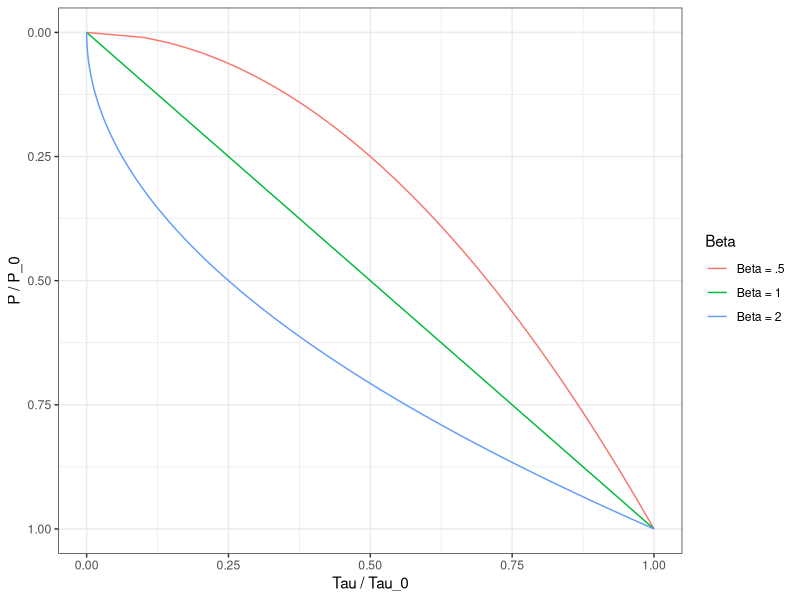
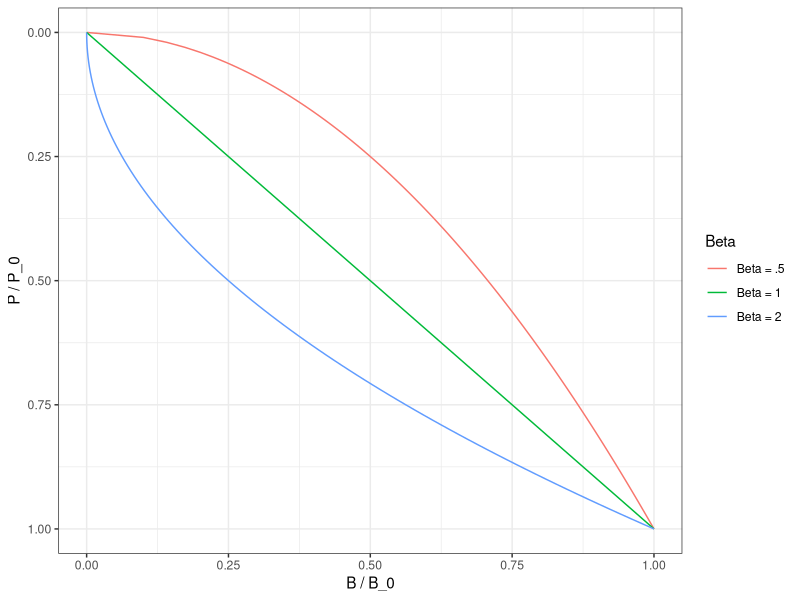
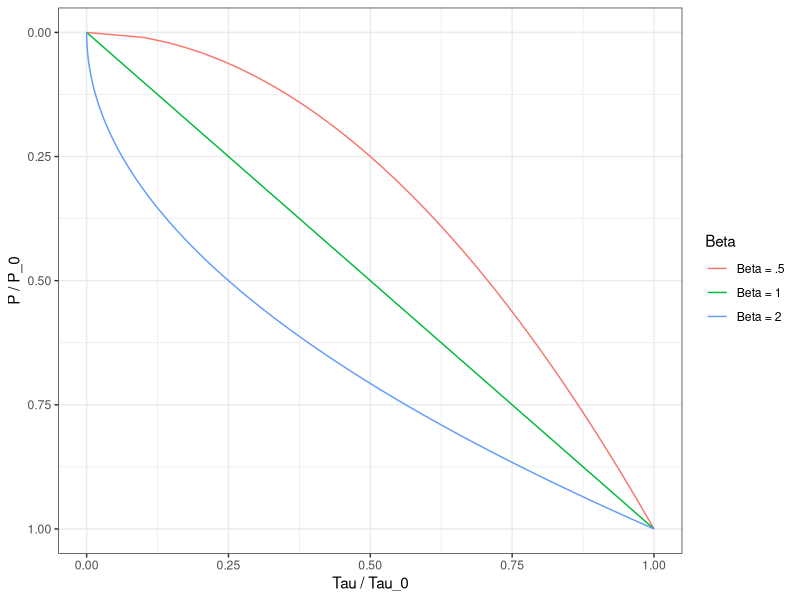
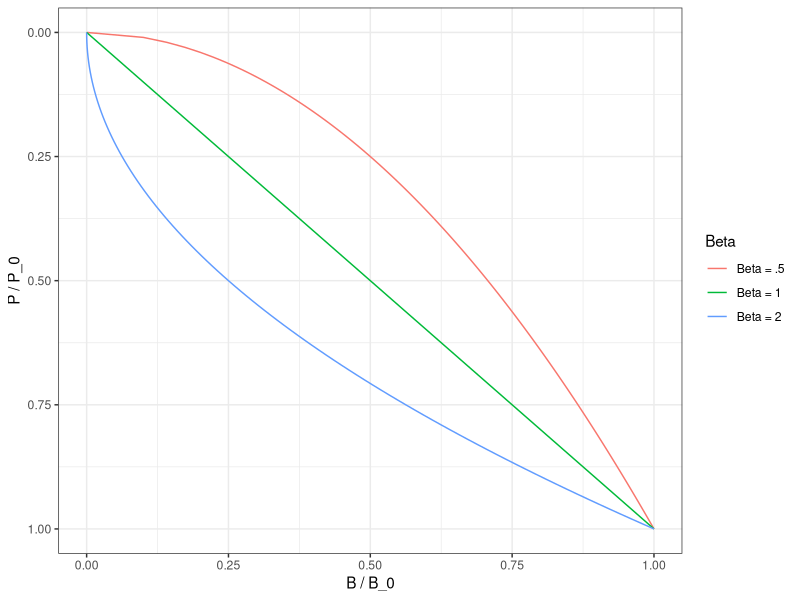

The R source for these figures, in order:
library(tidyverse)
theme_set(theme_bw())
out <- "/Users/tombearpark/Documents/princeton/2nd_year/term1/GEO_561/ps/ps2/out/"

########################################################
# A 
########################################################

# (i)
2 * (390 - 235) / 235

# (ii)
2*(155/ 235 + 1) - 1

# (iii)
tau <- 2 * (640 / 235) - 2
tau

# (iv)
exp(-tau) * 640 / 235

########################################################
# C
########################################################
# (i)

df <- tibble(p = seq(0, 1, 0.01), 
              `Beta = 1`  =  p ^ 1, 
              `Beta = 2`  =  p ^ 2,
              `Beta = .5` =  p ^ .5)

df %>% 
  pivot_longer(cols = -p, names_to = "Beta", values_to = "tau") %>% 
  ggplot() + 
  geom_line(aes(x = tau, y = p, color = Beta)) + 
  xlab("Tau / Tau_0") + ylab("P / P_0") + 
  scale_y_reverse() 
ggsave(paste0(out, "C_i.png"), height = 3, width = 5)

# ii)
# yaxis is pressure, x axis is B
df %>% 
  pivot_longer(cols = -p, names_to = "Beta", values_to = "B") %>% 
  ggplot() + 
  geom_line(aes(x = B, y = p, color = Beta)) + 
  xlab("B / B_0") + ylab("P / P_0") + 
  scale_y_reverse() 
ggsave(paste0(out, "C_ii.png"), height = 3, width = 5)
